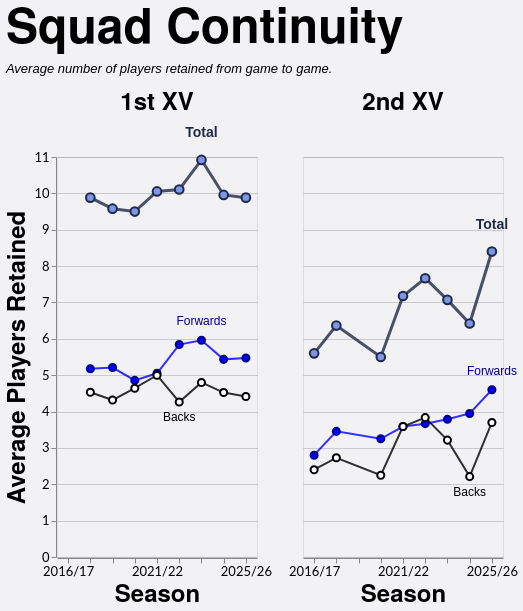

Describe this chart as a Vega-Lite specification.
### Vega-Lite specification from a JSON file in a GitHub repository (floating-point values rounded to 4 significant figures)
{"config": {"axis": {"labelFont": "Lato, sans-serif", "titleFont": "PT Sans Narrow, Helvetica Neue, Helvetica, Arial, sans-serif", "labelFontSize": 13, "titleFontSize": 24, "gridColor": "#202947", "gridOpacity": 0.2}, "header": {"labelFont": "PT Sans Narrow, Helvetica Neue, Helvetica, Arial, sans-serif", "titleFont": "PT Sans Narrow, Helvetica Neue, Helvetica, Arial, sans-serif", "labelFontSize": 24, "titleFontSize": 28, "labelFontWeight": "bold", "orient": "left"}, "legend": {"labelFont": "Lato, sans-serif", "titleFont": "PT Sans Narrow, Helvetica Neue, Helvetica, Arial, sans-serif", "labelFontSize": 14, "titleFontSize": 16, "titlePadding": 5, "fillColor": "white", "strokeColor": "black", "padding": 10, "titleFontWeight": "lighter", "titleFontStyle": "italic", "titleColor": "gray", "offset": 10}, "title": {"font": "PT Sans Narrow, Helvetica Neue, Helvetica, Arial, sans-serif", "fontSize": 48, "fontWeight": "bold", "anchor": "start", "align": "center", "titlePadding": 20, "subtitlePadding": 10, "subtitleFontSize": 13, "subtitleColor": "", "subtitleFontStyle": "italic", "offset": 15, "color": "black"}, "axisX": {"labelAngle": 0}, "facet": {"title": null, "header": null, "align": {"row": "each", "column": "each"}}, "resolve": {"scale": {"y": "independent", "facet": "independent"}}, "background": "#f2f1f4"}, "data": {"name": "data-3f009451f90ce692204892a1ca26336b"}, "facet": {"column": {"field": "squad", "header": {"labelExpr": "datum.value + ' XV'", "labelFontSize": 24}, "sort": ["1st", "2nd"], "title": null, "type": "nominal"}}, "spec": {"layer": [{"mark": {"type": "line", "color": "#202946", "opacity": 0.8, "point": {"filled": true, "color": "#7d96e8", "stroke": "#202946", "size": 75, "strokeWidth": 2}, "strokeWidth": 3}, "encoding": {"detail": [{"field": "unit", "type": "nominal"}], "tooltip": [{"field": "season", "title": "Season", "type": "ordinal"}, {"field": "squad", "title": "Squad", "type": "nominal"}, {"field": "unit", "title": "Unit", "type": "nominal"}, {"field": "retained", "format": ".1f", "title": "Avg Retained", "type": "quantitative"}], "x": {"axis": {"labelAngle": 0, "labelOverlap": "parity"}, "field": "season", "sort": "ascending", "title": "Season", "type": "ordinal"}, "y": {"axis": {"tickMinStep": 1}, "field": "retained", "scale": {"zero": true}, "title": "Average Players Retained", "type": "quantitative"}}, "transform": [{"filter": "(datum.unit === 'Total')"}]}, {"mark": {"type": "line", "color": "blue", "opacity": 0.8, "point": {"filled": true, "color": "blue", "stroke": "darkblue", "size": 50, "strokeWidth": 2}, "strokeWidth": 2}, "encoding": {"detail": [{"field": "unit", "type": "nominal"}], "tooltip": [{"field": "season", "title": "Season", "type": "ordinal"}, {"field": "squad", "title": "Squad", "type": "nominal"}, {"field": "unit", "title": "Unit", "type": "nominal"}, {"field": "retained", "format": ".1f", "title": "Avg Retained", "type": "quantitative"}], "x": {"axis": {"labelAngle": 0, "labelOverlap": "parity"}, "field": "season", "sort": "ascending", "title": "Season", "type": "ordinal"}, "y": {"axis": {"tickMinStep": 1}, "field": "retained", "scale": {"zero": true}, "title": "Average Players Retained", "type": "quantitative"}}, "transform": [{"filter": "(datum.unit === 'Forwards')"}]}, {"mark": {"type": "line", "color": "black", "opacity": 0.8, "point": {"filled": true, "color": "white", "stroke": "black", "size": 50, "strokeWidth": 2}, "strokeWidth": 2}, "encoding": {"detail": [{"field": "unit", "type": "nominal"}], "tooltip": [{"field": "season", "title": "Season", "type": "ordinal"}, {"field": "squad", "title": "Squad", "type": "nominal"}, {"field": "unit", "title": "Unit", "type": "nominal"}, {"field": "retained", "format": ".1f", "title": "Avg Retained", "type": "quantitative"}], "x": {"axis": {"labelAngle": 0, "labelOverlap": "parity"}, "field": "season", "sort": "ascending", "title": "Season", "type": "ordinal"}, "y": {"axis": {"tickMinStep": 1}, "field": "retained", "scale": {"zero": true}, "title": "Average Players Retained", "type": "quantitative"}}, "transform": [{"filter": "(datum.unit === 'Backs')"}]}, {"mark": {"type": "text", "align": "center", "baseline": "bottom", "color": "#202946", "dx": 0, "dy": -20, "fontSize": 14, "fontWeight": "bold"}, "encoding": {"detail": [{"field": "unit", "type": "nominal"}], "text": {"value": "Total"}, "tooltip": [{"field": "season", "title": "Season", "type": "ordinal"}, {"field": "squad", "title": "Squad", "type": "nominal"}, {"field": "unit", "title": "Unit", "type": "nominal"}, {"field": "retained", "format": ".1f", "title": "Avg Retained", "type": "quantitative"}], "x": {"field": "season", "type": "ordinal"}, "y": {"field": "retained", "type": "quantitative"}}, "transform": [{"filter": "(datum.unit === 'Total')"}, {"calculate": "toNumber(split(datum.season, '/')[0])", "as": "season_order"}, {"joinaggregate": [{"op": "max", "field": "retained", "as": "max_value"}, {"op": "min", "field": "retained", "as": "min_value"}], "groupby": ["squad"]}, {"filter": "datum.retained > 0"}, {"filter": "datum.retained == datum.max_value"}, {"window": [{"op": "row_number", "field": "", "as": "rank"}], "groupby": ["squad"], "sort": [{"field": "season_order", "order": "descending"}]}, {"filter": "datum.rank == 1"}]}, {"mark": {"type": "text", "align": "center", "baseline": "bottom", "color": "darkblue", "dx": 0, "dy": -12, "fontSize": 12, "fontWeight": "normal"}, "encoding": {"detail": [{"field": "unit", "type": "nominal"}], "text": {"value": "Forwards"}, "tooltip": [{"field": "season", "title": "Season", "type": "ordinal"}, {"field": "squad", "title": "Squad", "type": "nominal"}, {"field": "unit", "title": "Unit", "type": "nominal"}, {"field": "retained", "format": ".1f", "title": "Avg Retained", "type": "quantitative"}], "x": {"field": "season", "type": "ordinal"}, "y": {"field": "retained", "type": "quantitative"}}, "transform": [{"filter": "(datum.unit === 'Forwards')"}, {"calculate": "toNumber(split(datum.season, '/')[0])", "as": "season_order"}, {"joinaggregate": [{"op": "max", "field": "retained", "as": "max_value"}, {"op": "min", "field": "retained", "as": "min_value"}], "groupby": ["squad"]}, {"filter": "datum.retained > 0"}, {"filter": "datum.retained == datum.max_value"}, {"window": [{"op": "row_number", "field": "", "as": "rank"}], "groupby": ["squad"], "sort": [{"field": "season_order", "order": "descending"}]}, {"filter": "datum.rank == 1"}]}, {"mark": {"type": "text", "align": "center", "baseline": "top", "color": "black", "dx": 0, "dy": 10, "fontSize": 12, "fontWeight": "normal"}, "encoding": {"detail": [{"field": "unit", "type": "nominal"}], "text": {"value": "Backs"}, "tooltip": [{"field": "season", "title": "Season", "type": "ordinal"}, {"field": "squad", "title": "Squad", "type": "nominal"}, {"field": "unit", "title": "Unit", "type": "nominal"}, {"field": "retained", "format": ".1f", "title": "Avg Retained", "type": "quantitative"}], "x": {"field": "season", "type": "ordinal"}, "y": {"field": "retained", "type": "quantitative"}}, "transform": [{"filter": "(datum.unit === 'Backs')"}, {"calculate": "toNumber(split(datum.season, '/')[0])", "as": "season_order"}, {"joinaggregate": [{"op": "max", "field": "retained", "as": "max_value"}, {"op": "min", "field": "retained", "as": "min_value"}], "groupby": ["squad"]}, {"filter": "datum.retained > 0"}, {"filter": "datum.retained == datum.min_value"}, {"window": [{"op": "row_number", "field": "", "as": "rank"}], "groupby": ["squad"], "sort": [{"field": "season_order", "order": "descending"}]}, {"filter": "datum.rank == 1"}]}], "height": 400, "width": 200}, "spacing": 30, "title": {"text": "Squad Continuity", "subtitle": ["Average number of players retained from game to game."]}, "$schema": "https://vega.github.io/schema/vega-lite/v5.20.1.json", "datasets": {"data-3f009451f90ce692204892a1ca26336b": [{"season": "2017/18", "squad": "1st", "unit": "Total", "retained": 9.882}, {"season": "2017/18", "squad": "1st", "unit": "Forwards", "retained": 5.176}, {"season": "2017/18", "squad": "1st", "unit": "Backs", "retained": 4.529}, {"season": "2018/19", "squad": "1st", "unit": "Total", "retained": 9.579}, {"season": "2018/19", "squad": "1st", "unit": "Forwards", "retained": 5.211}, {"season": "2018/19", "squad": "1st", "unit": "Backs", "retained": 4.316}, {"season": "2019/20", "squad": "1st", "unit": "Total", "retained": 9.5}, {"season": "2019/20", "squad": "1st", "unit": "Forwards", "retained": 4.857}, {"season": "2019/20", "squad": "1st", "unit": "Backs", "retained": 4.643}, {"season": "2021/22", "squad": "1st", "unit": "Total", "retained": 10.05}, {"season": "2021/22", "squad": "1st", "unit": "Forwards", "retained": 5.053}, {"season": "2021/22", "squad": "1st", "unit": "Backs", "retained": 5.0}, {"season": "2022/23", "squad": "1st", "unit": "Total", "retained": 10.11}, {"season": "2022/23", "squad": "1st", "unit": "Forwards", "retained": 5.842}, {"season": "2022/23", "squad": "1st", "unit": "Backs", "retained": 4.263}, {"season": "2023/24", "squad": "1st", "unit": "Total", "retained": 10.92}, {"season": "2023/24", "squad": "1st", "unit": "Forwards", "retained": 5.96}, {"season": "2023/24", "squad": "1st", "unit": "Backs", "retained": 4.8}, {"season": "2024/25", "squad": "1st", "unit": "Total", "retained": 9.957}, {"season": "2024/25", "squad": "1st", "unit": "Forwards", "retained": 5.435}, {"season": "2024/25", "squad": "1st", "unit": "Backs", "retained": 4.522}, {"season": "2025/26", "squad": "1st", "unit": "Total", "retained": 9.882}, {"season": "2025/26", "squad": "1st", "unit": "Forwards", "retained": 5.471}, {"season": "2025/26", "squad": "1st", "unit": "Backs", "retained": 4.412}, {"season": "2016/17", "squad": "2nd", "unit": "Total", "retained": 5.6}, {"season": "2016/17", "squad": "2nd", "unit": "Forwards", "retained": 2.8}, {"season": "2016/17", "squad": "2nd", "unit": "Backs", "retained": 2.4}, {"season": "2017/18", "squad": "2nd", "unit": "Total", "retained": 6.364}, {"season": "2017/18", "squad": "2nd", "unit": "Forwards", "retained": 3.455}, {"season": "2017/18", "squad": "2nd", "unit": "Backs", "retained": 2.727}, {"season": "2019/20", "squad": "2nd", "unit": "Total", "retained": 5.5}, {"season": "2019/20", "squad": "2nd", "unit": "Forwards", "retained": 3.25}, {"season": "2019/20", "squad": "2nd", "unit": "Backs", "retained": 2.25}, {"season": "2021/22", "squad": "2nd", "unit": "Total", "retained": 7.176}, {"season": "2021/22", "squad": "2nd", "unit": "Forwards", "retained": 3.588}, {"season": "2021/22", "squad": "2nd", "unit": "Backs", "retained": 3.588}, {"season": "2022/23", "squad": "2nd", "unit": "Total", "retained": 7.667}, {"season": "2022/23", "squad": "2nd", "unit": "Forwards", "retained": 3.667}, {"season": "2022/23", "squad": "2nd", "unit": "Backs", "retained": 3.833}, {"season": "2023/24", "squad": "2nd", "unit": "Total", "retained": 7.071}, {"season": "2023/24", "squad": "2nd", "unit": "Forwards", "retained": 3.786}, {"season": "2023/24", "squad": "2nd", "unit": "Backs", "retained": 3.214}, {"season": "2024/25", "squad": "2nd", "unit": "Total", "retained": 6.421}, {"season": "2024/25", "squad": "2nd", "unit": "Forwards", "retained": 3.947}, {"season": "2024/25", "squad": "2nd", "unit": "Backs", "retained": 2.211}, {"season": "2025/26", "squad": "2nd", "unit": "Total", "retained": 8.4}, {"season": "2025/26", "squad": "2nd", "unit": "Forwards", "retained": 4.6}, {"season": "2025/26", "squad": "2nd", "unit": "Backs", "retained": 3.7}]}}
